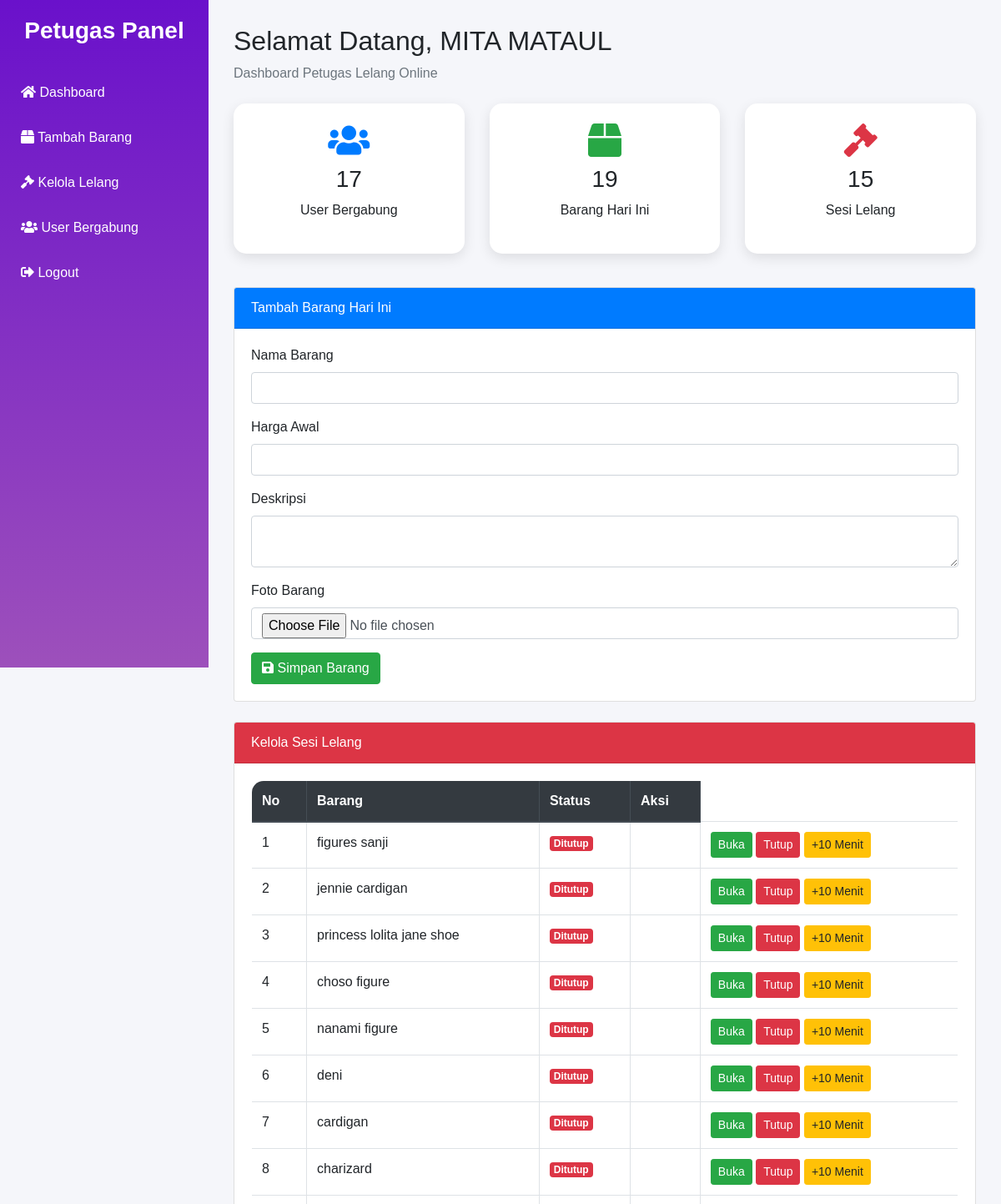
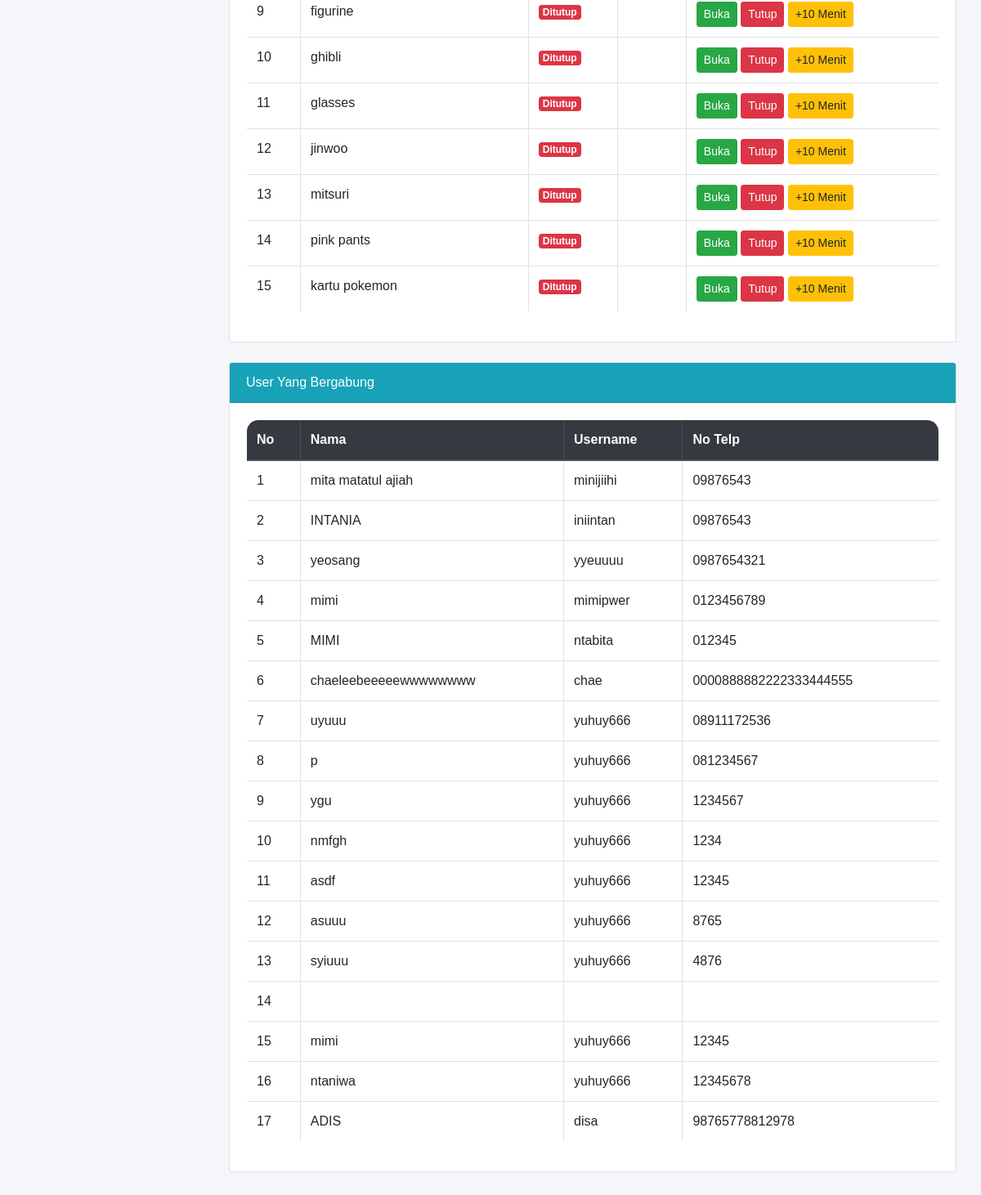
/dashboard-petugas.php (signed in), run on the app's committed database (2 pictures, top to bottom).
### tables this page shows
CREATE TABLE `lelang` (
  `id_lelang` int(11) NOT NULL,
  `id_barang` int(11) NOT NULL,
  `tgl_lelang` date NOT NULL,
  `harga_akhir` int(11) NOT NULL,
  `id_user` int(11) NOT NULL,
  `id_petugas` int(11) NOT NULL,
  `status` enum('dibuka','ditutup') NOT NULL
);

CREATE TABLE `barang` (
  `id_barang` int(11) NOT NULL,
  `nama_barang` varchar(25) NOT NULL,
  `photo` varchar(150) NOT NULL,
  `tgl` date NOT NULL,
  `harga_awal` int(11) NOT NULL,
  `deskripsi` varchar(100) NOT NULL
);

CREATE TABLE `masyarakat` (
  `id_user` int(11) NOT NULL,
  `nama_lengkap` varchar(25) NOT NULL,
  `username` varchar(25) NOT NULL,
  `password` varchar(25) NOT NULL,
  `telp` varchar(25) NOT NULL
);

### dashboard-petugas.php (the view, shortened to what this page needs)
<?php
include "koneksi.php";
$nama_petugas = $_SESSION['nama_petugas'];
$sqlUser = mysqli_query($koneksi, "SELECT * FROM masyarakat");
$jumlahUser = mysqli_num_rows($sqlUser);
$sqlBarang = mysqli_query($koneksi, "SELECT * FROM barang");
$jumlahBarang = mysqli_num_rows($sqlBarang);
$sqlLelang = mysqli_query($koneksi, "SELECT * FROM lelang");
$jumlahLelang = mysqli_num_rows($sqlLelang);
?>
<!DOCTYPE html>
<html lang="en">
<head>
<link rel="stylesheet" href="https://cdn.jsdelivr.net/npm/bootstrap@4.6.2/dist/css/bootstrap.min.css">
<link rel="stylesheet" href="https://cdnjs.cloudflare.com/ajax/libs/font-awesome/5.15.4/css/all.min.css">
</head>
<body>
<div class="sidebar">
    <h3>Petugas Panel</h3>
    <a href="index.php">
        <i class="fas fa-home"></i>
        Dashboard
    </a>
    <a href="barang.php">
        <i class="fas fa-box"></i>
        Tambah Barang
    </a>
    <a href="#lelang">
        <i class="fas fa-gavel"></i>
        Kelola Lelang
    </a>
    <a href="#user">
        <i class="fas fa-users"></i>
        User Bergabung
    </a>
    <a href="logout.php">
        <i class="fas fa-sign-out-alt"></i>
        Logout
    </a>
</div>
<div class="content">
    <h2>
        Selamat Datang,
        <?= strtoupper($nama_petugas); ?>
    </h2>
    <p class="text-muted">
        Dashboard Petugas Lelang Online
    </p>
    <div class="row mt-4">
        <div class="col-md-4 mb-3">
            <div class="card card-dashboard p-4 text-center">
                <i class="fas fa-users text-primary"></i>
                <h3><?= $jumlahUser; ?></h3>
                <p>User Bergabung</p>
            </div>
        </div>
        <div class="col-md-4 mb-3">
            <div class="card card-dashboard p-4 text-center">
                <i class="fas fa-box text-success"></i>
                <h3><?= $jumlahBarang; ?></h3>
                <p>Barang Hari Ini</p>
            </div>
        </div>
        <div class="col-md-4 mb-3">
            <div class="card card-dashboard p-4 text-center">
                <i class="fas fa-gavel text-danger"></i>
                <h3><?= $jumlahLelang; ?></h3>
                <p>Sesi Lelang</p>
            </div>
        </div>
    </div>
    <div class="card mt-4" id="barang">
        <div class="card-header bg-primary text-white">
            Tambah Barang Hari Ini
        </div>
        <div class="card-body">
            <form action="barang-simpan.php" method="POST" enctype="multipart/form-data">
                <div class="form-group">
                    <label>Nama Barang</label>
                    <input type="text" name="nama_barang" class="form-control" required>
                </div>
                <div class="form-group">
                    <label>Harga Awal</label>
                    <input type="number" name="harga_awal" class="form-control" required>
                </div>
                <div class="form-group">
                    <label>Deskripsi</label>
                    <textarea name="deskripsi" class="form-control"></textarea>
                </div>
                <div class="form-group">
                    <label>Foto Barang</label>
                    <input type="file" name="photo" class="form-control">
                </div>
                <button type="submit" class="btn btn-success">
                    <i class="fas fa-save"></i>
                    Simpan Barang
                </button>
            </form>
        </div>
    </div>
    <div class="card mt-4" id="lelang">
        <div class="card-header bg-danger text-white">
            Kelola Sesi Lelang
        </div>
        <div class="card-body">
            <table class="table table-bordered">
                <thead class="thead-dark">
                    <tr>
                        <th>No</th>
                        <th>Barang</th>
                        <th>Status</th>
                        <th>Aksi</th>
                    </tr>
                </thead>
                <tbody>
                <?php
                $no = 1;
                $sql = mysqli_query($koneksi,"
                    SELECT * FROM lelang a
                    INNER JOIN barang b
                    ON a.id_barang=b.id_barang
                ");
                while($data = mysqli_fetch_array($sql)){
                ?>
                    <tr>
                        <td><?= $no++; ?></td>
                        <td><?= $data['nama_barang']; ?></td>
                        <td>
                            <?php
                            if($data['status']=="dibuka"){
                                echo "<span class='badge badge-success'>Dibuka</span>";
                            }else{
                                echo "<span class='badge badge-danger'>Ditutup</span>";
                            }
                            ?>
                        </td>
                        <td>
                            <td>
    <a href="?aksi=buka&id=<?= $data['id_lelang']; ?>"
       class="btn btn-success btn-sm">
       Buka
    </a>
    <a href="?aksi=tutup&id=<?= $data['id_lelang']; ?>"
       class="btn btn-danger btn-sm">
       Tutup
    </a>
    <a href="?aksi=waktu&id=<?= $data['id_lelang']; ?>"
       class="btn btn-warning btn-sm">
       +10 Menit
    </a>
</td>
                    </tr>
                <?php } ?>
                </tbody>
            </table>
        </div>
    </div>
    <div class="card mt-4" id="user">
        <div class="card-header bg-info text-white">
            User Yang Bergabung
        </div>
        <div class="card-body">
            <table class="table table-bordered">
                <thead class="thead-dark">
                    <tr>
                        <th>No</th>
                        <th>Nama</th>
                        <th>Username</th>
                        <th>No Telp</th>
                    </tr>
                </thead>
                <tbody>
                <?php
                $no = 1;
                $user = mysqli_query($koneksi,"
                    SELECT * FROM masyarakat
                ");
                while($u = mysqli_fetch_array($user)){
                ?>
                    <tr>
                        <td><?= $no++; ?></td>
                        <td><?= $u['nama_lengkap']; ?></td>
                        <td><?= $u['username']; ?></td>
                        <td><?= $u['telp']; ?></td>
                    </tr>
                <?php } ?>
                </tbody>
            </table>
        </div>
    </div>
</div>
</body>
</html>

### dashboard-petugas.php (style rules this page uses)
body { background:#f5f6fa; font-family:sans-serif; }
.sidebar { width:250px; height:100vh; background:linear-gradient(180deg,#6a11cb,#9d50bb); position:fixed; color:white; padding-top:20px; }
.sidebar h3 { text-align:center; margin-bottom:30px; font-weight:bold; }
.sidebar a { display:block; color:white; padding:15px 25px; text-decoration:none; transition:0.3s; }
.content { margin-left:250px; padding:30px; }
.card-dashboard { border:none; border-radius:15px; box-shadow:0 5px 15px rgba(0,0,0,0.1); }
.card-dashboard i { font-size:40px; margin-bottom:10px; }
.table { background:white; border-radius:15px; overflow:hidden; }

### data on the page
lelang: id_barang.nama_barang "figures sanji", status "Ditutup"
lelang: id_barang.nama_barang "jennie cardigan", status "Ditutup"
lelang: id_barang.nama_barang "princess lolita jane shoe", status "Ditutup"
lelang: id_barang.nama_barang "choso figure", status "Ditutup"
lelang: id_barang.nama_barang "nanami figure", status "Ditutup"
lelang: id_barang.nama_barang "deni", status "Ditutup"
lelang: id_barang.nama_barang "cardigan", status "Ditutup"
lelang: id_barang.nama_barang "charizard", status "Ditutup"
lelang: id_barang.nama_barang "figurine", status "Ditutup"
lelang: id_barang.nama_barang "ghibli", status "Ditutup"
lelang: id_barang.nama_barang "glasses", status "Ditutup"
lelang: id_barang.nama_barang "jinwoo", status "Ditutup"
lelang: id_barang.nama_barang "mitsuri", status "Ditutup"
lelang: id_barang.nama_barang "pink pants", status "Ditutup"
lelang: id_barang.nama_barang "kartu pokemon", status "Ditutup"
masyarakat: nama_lengkap "mita matatul ajiah", username "minijiihi", telp "09876543"
masyarakat: nama_lengkap "INTANIA", username "iniintan", telp "09876543"
masyarakat: nama_lengkap "yeosang", username "yyeuuuu", telp "0987654321"
masyarakat: nama_lengkap "mimi", username "mimipwer", telp "0123456789"
masyarakat: nama_lengkap "MIMI", username "ntabita", telp "012345"
masyarakat: nama_lengkap "chaeleebeeeeewwwwwwww", username "chae", telp "0000888882222333444555"
masyarakat: nama_lengkap "uyuuu", username "yuhuy666", telp "08911172536"
masyarakat: nama_lengkap "p", username "yuhuy666", telp "081234567"
masyarakat: nama_lengkap "ygu", username "yuhuy666", telp "1234567"
masyarakat: nama_lengkap "nmfgh", username "yuhuy666", telp "1234"
masyarakat: nama_lengkap "asdf", username "yuhuy666", telp "12345"
masyarakat: nama_lengkap "asuuu", username "yuhuy666", telp "8765"
masyarakat: nama_lengkap "syiuuu", username "yuhuy666", telp "4876"
masyarakat: nama_lengkap "mimi", username "yuhuy666", telp "12345"
masyarakat: nama_lengkap "ntaniwa", username "yuhuy666", telp "12345678"
masyarakat: nama_lengkap "ADIS", username "disa", telp "98765778812978"

### other printed values
$nama_petugas "MITA MATAUL"
$jumlahUser "17"
$jumlahBarang "19"
$jumlahLelang "15"
